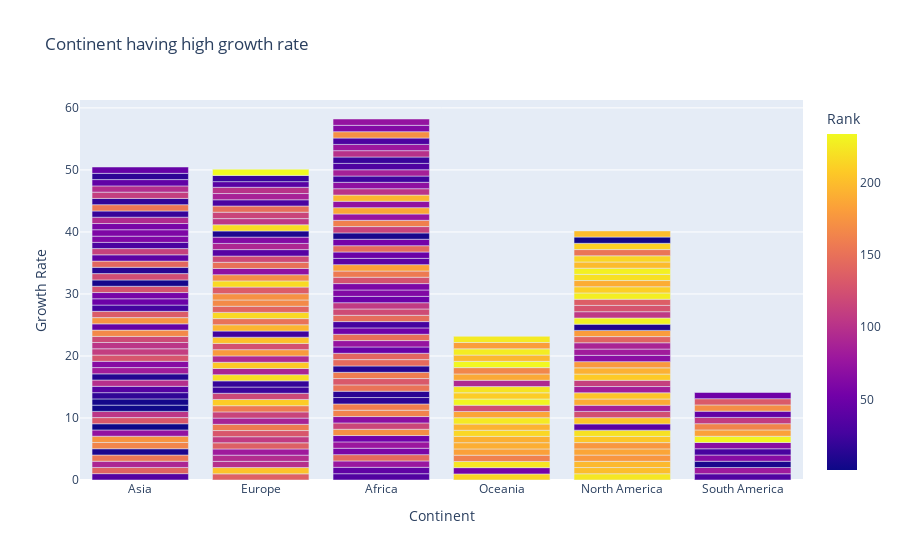

Here is the notebook cell this chart was saved with:
### Code cell
Fig=px.bar(population,x='Continent',y='Growth Rate',color="Rank",title='Continent having high growth rate')
Fig.show()

### Figure 1 — Plotly figure (JSON) as saved in the notebook; plotly's stock layout.template omitted (floating-point values rounded to 4 significant figures; data arrays with more than 128 entries replaced by an {"elided": "..."} marker saying what was removed)
{"data": [{"alignmentgroup": "True", "hovertemplate": "Continent=%{x}<br>Growth Rate=%{y}<br>Rank=%{marker.color}<extra></extra>", "legendgroup": "", "marker": {"color": {"elided": "234 int values"}, "coloraxis": "coloraxis", "pattern": {"shape": ""}}, "name": "", "offsetgroup": "", "orientation": "v", "showlegend": false, "textposition": "auto", "type": "bar", "x": {"elided": "234 str values"}, "xaxis": "x", "y": {"elided": "234 float values"}, "yaxis": "y"}], "layout": {"barmode": "relative", "coloraxis": {"colorbar": {"title": {"text": "Rank"}}, "colorscale": [[0, "#0d0887"], [0.1111, "#46039f"], [0.2222, "#7201a8"], [0.3333, "#9c179e"], [0.4444, "#bd3786"], [0.5556, "#d8576b"], [0.6667, "#ed7953"], [0.7778, "#fb9f3a"], [0.8889, "#fdca26"], [1, "#f0f921"]]}, "legend": {"tracegroupgap": 0}, "title": {"text": "Continent having high growth rate"}, "xaxis": {"anchor": "y", "domain": [0, 1], "title": {"text": "Continent"}}, "yaxis": {"anchor": "x", "domain": [0, 1], "title": {"text": "Growth Rate"}}}}
